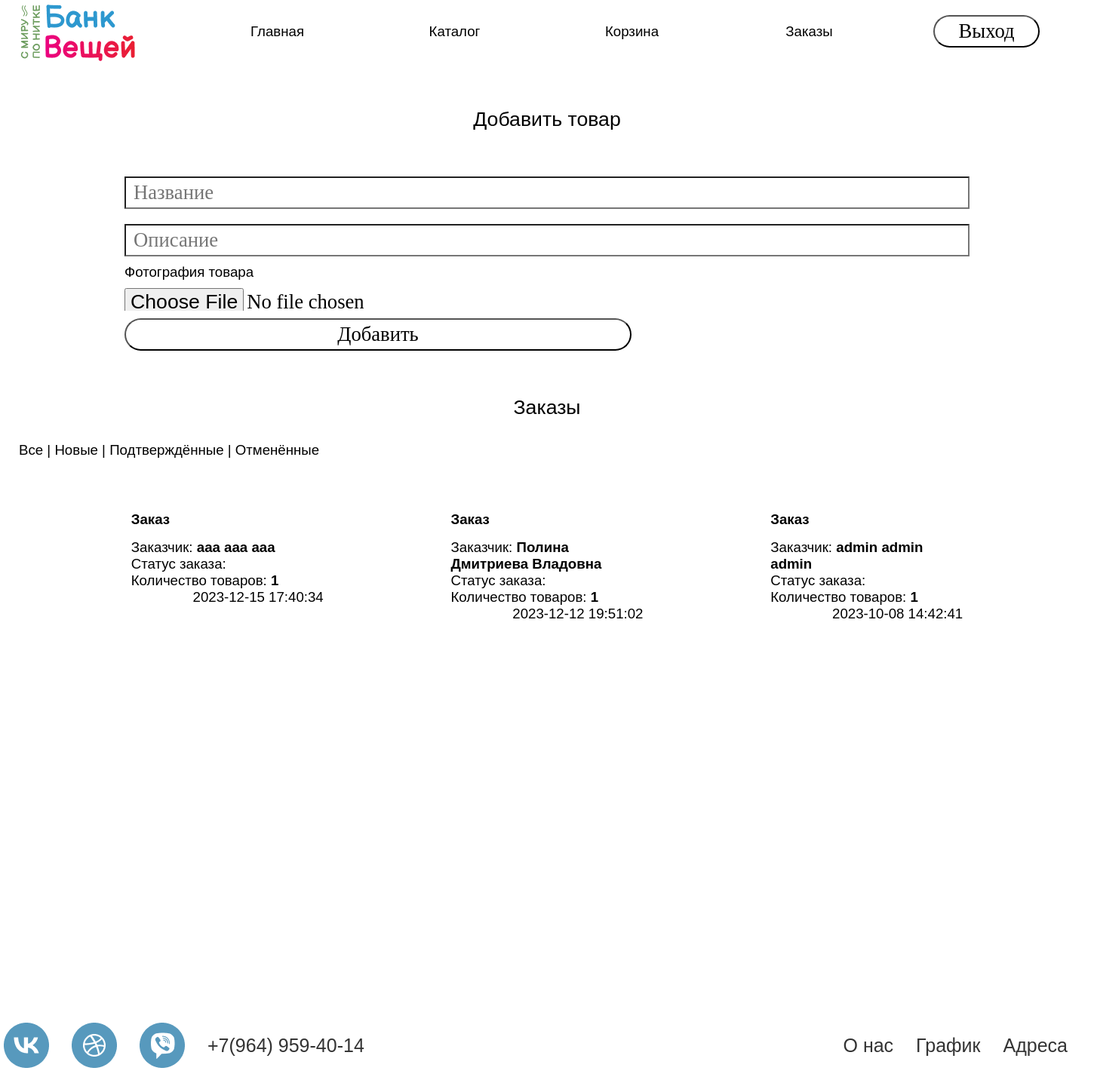
/admin.php (signed in), run on the app's committed database.
### tables this page shows
CREATE TABLE `orders` (
  `order_id` int(11) NOT NULL,
  `product_id` int(11) NOT NULL,
  `user_id` int(11) NOT NULL,
  `number` int(11) DEFAULT NULL,
  `count` int(11) DEFAULT NULL,
  `status` varchar(256) DEFAULT NULL,
  `reason` varchar(256) DEFAULT NULL,
  `created_at` timestamp NOT NULL DEFAULT CURRENT_TIMESTAMP,
  `updated_at` timestamp NOT NULL DEFAULT CURRENT_TIMESTAMP ON UPDATE CURRENT_TIMESTAMP
);

CREATE TABLE `users` (
  `user_id` int(11) NOT NULL,
  `name` varchar(256) NOT NULL,
  `surname` varchar(256) NOT NULL,
  `patronymic` varchar(256) DEFAULT NULL,
  `login` varchar(256) NOT NULL,
  `email` varchar(256) NOT NULL,
  `password` varchar(256) NOT NULL,
  `role` varchar(256) NOT NULL
);

### admin.php (the view, shortened to what this page needs)
<?php
	include "connect.php";
	$sql = "SELECT * FROM `orders` INNER JOIN `users` USING(`user_id`) ORDER BY `created_at` DESC";
	$result = $connect->query($sql);
	$orders = "";
	while($row = $result->fetch_assoc()) {
		$adv = ($row["status"] == "Новый") ? '
			<form action="controllers/confirm_order.php" class="w100" method="POST">
				<input type="hidden" value="'.$row["order_id"].'" name="id" />
				<button>Подтвердить заказ</button>
			</form>
			<h3 class="text-center">Отменить заказ</h3>
			<form action="controllers/cancel_order.php" class="w100" method="POST">
				<input type="hidden" value="'.$row["order_id"].'" name="id" />
				<textarea placeholder="Причина отмены" name="reason" required></textarea>
				<button style="margin:0">Отменить заказ</button>
			</form>
		' : '';
		$adv = ($row["status"] == "Отменённый") ? '
			<h3 class="text-center">Причина отмены:</h3>
			<p class="reason">'.$row["reason"].'</p>
		' : $adv;
		$orders .= sprintf('
			<div class="col text-left">
				<h2>Заказ %s</h2>
				<p>Заказчик: <b>%s %s %s</b></p>
				<p>Статус заказа: <b>%s</b></p>
				<p>Количество товаров: <b>%s</b></p>
				<input type="hidden" value="%s" name="order_id" />
				%s
				<p class="text-small text-right">%s</p>
			</div>
		', $row["number"], $row["name"], $row["surname"], $row["patronymic"], $row["status"], $row["count"], $row["order_id"], $adv, $row["created_at"]);
	}
	include "header.php";
?>
	<main>
		<div class="content">
			<div class="head">Добавить товар</div>
			<form enctype="multipart/form-data" action="controllers/add_product.php" method="POST">
				<input type="text" placeholder="Название" name="name" required>
				<input type="text" placeholder="Описание" name="model" required>
				<p class="text-left">Фотография товара</p>
				<input type="file" name="image" required>
				<button>Добавить</button>
			</form>
			<div class="head" style="margin-bottom: 10px">Заказы</div>
			<p style="margin-bottom: 20px">
				<span onclick="filter.filter('all', 'admin')">Все</span> |
				<span onclick="filter.filter('Новый', 'admin')">Новые</span> |
				<span onclick="filter.filter('Подтверждённый', 'admin')">Подтверждённые</span> |
				<span onclick="filter.filter('Отменённый', 'admin')">Отменённые</span>
			</p>
			<div class="row at" id="orders">
				<?= $orders ?>
			</div>
		</div>
	</main>
<footer>
    <div id="kontakt" class="footer">
        <div class="main_foot">
             <div class="socials">
               <img src="assets/img/socials.png" alt="">
               <img src="assets/img/socials (1).png" alt="">
               <img src="assets/img/socials (2).png" alt="">
               <p>+7(964) 959-40-14</p>
             </div>
             <div class="foot_item">
               <a href="" id="Onas">О нас</a>
               <a href="" id="grafik">График</a>
               <a href="" id="adres">Адреса</a>
             </div>
         </div>
     </div>
</footer

### header.php (shortened to what this page needs)
<?php
	$menu = '
	<div class="logo">
	<img src="assets/img/logo.png" alt="">
 </div>
		<li><a href="index.php">Главная</a></li>
		<li><a href="catalog.php">Каталог</a></li>
		%s
	';
	$m = '';
	if(isset($_SESSION["role"])) {
		$m = '<li><a href="index2.php">Личный кабинет</a></li>';
		$m = '<li><a href="cart.php">Корзина</a></li>';
		$m .= ($_SESSION["role"] == "admin") ? '<li><a href="admin.php">Заказы</a></li>' : '';
		$m .= '<li><a href="controllers/logout.php"><button class="">Выход</button></a></li>';
	} else
		$m = '
			<li><a href="login.php"><button class="">Вход</button></a></li>
			<li><a href="register.php"><button class="">Регистрация</button></a></li>
		';
	$menu = sprintf($menu, $m);
?>
<!DOCTYPE html>
<html lang="en">
<head>
	<link rel="stylesheet" href="assets/css/style.css">
	<link rel="stylesheet" href="assets/css/style.min.css">
</head>
<body>
	<header>
		<div class="size">
		<div class="content">
			<ul>
				<?= $menu ?>
			</ul>
		</div>
	    </div>
<body>

### assets/css/style.css (style rules this page uses)
* { margin: 0; padding: 0; box-sizing: border-box; }
body { background-color: #ffffff; font-family: 'Bellota', sans-serif; font-size: 14pt; }
h1,h2,h3,h4,p { text-align: left; width: 100%; }
a { color: black; cursor:pointer; text-decoration: none; }
img { object-fit: cover; }
* { box-sizing:border-box }
.text-left { text-align: left !important; }
.text-right { text-align: right !important; }
.text-small { padding: 0; border-color: #000; cursor: pointer; border: 3px; background-color: #ffffff; }
form { width: 80%; margin: 0 auto; }
input:invalid:not(:placeholder-shown) { border: none; }
input,select,textarea,button { width: 100%; height: 43px; outline: none; margin: 10px 0; font-size: 20pt; padding-left: 10px; font-family: 'montserrat'; background-color: #ffffff; color: #000000; border: solid 1px none; }
input[type=file] { padding: 0; border: none; height: 30px; }
button { padding: 0; cursor: pointer; border-radius: 100px; color: #000; }
div.content { max-width: 1440px; margin: 0 auto; padding: 0 20px; }
div.head { padding: 20px 0; margin: 40px 0 30px; font-size: 20pt; text-align: center; }
div.row { display: flex; flex-wrap: wrap; align-items: flex-start; justify-content: space-evenly; text-align: left; }
div.row.at { align-items: flex-start; }
div.col { width: 295px; height: 468px; padding: 20px; transition: .2s; text-align: left; border-radius: 5px; margin-bottom: 20px; background-color: white; }
header { background-color:white; }
header ul, footer ul { list-style: none; display: flex; align-items: center; justify-content: space-between; }
header ul li, footer ul li { width: 100%; padding: 20px 0; transition: .2s; text-align: center; }
header button, footer button { max-width: 60%; margin: 0; }
main { min-height: calc(100vh - 400px); }
footer { margin-top: 40px; background-color: white; padding-top: 5px; padding-bottom: 5px; }
span { cursor: pointer; }
h2 { font-size: 14pt; margin-top: 30px; margin-bottom: 15px; }
.footer { background-color: #f8f8f8; margin-top: 140px; }

### data on the page
orders: user.name "ааа", user.surname "ааа", user.patronymic "ааа", count "1", created_at "2023-12-15 17:40:34"
orders: user.name "Полина", user.surname "Дмитриева", user.patronymic "Владовна", count "1", created_at "2023-12-12 19:51:02"
orders: user.name "admin", user.surname "admin", user.patronymic "admin", count "1", created_at "2023-10-08 14:42:41"
